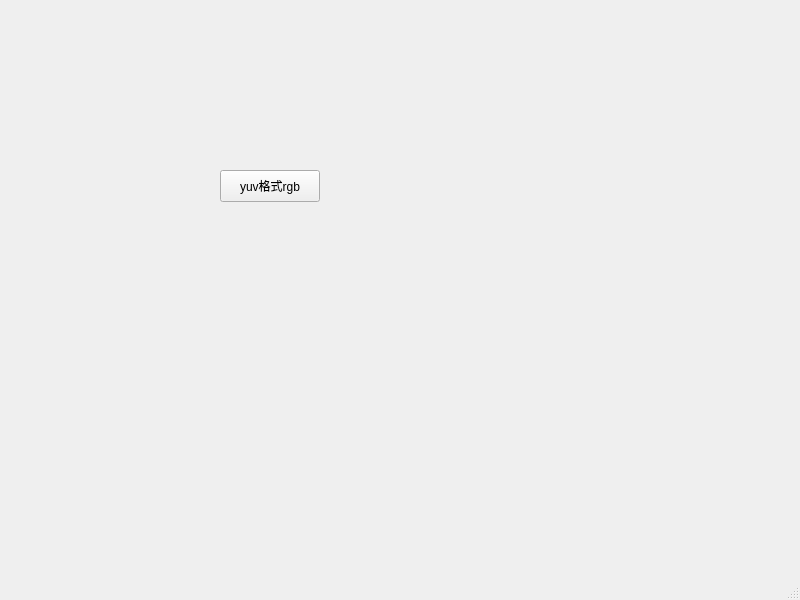
<?xml version="1.0" encoding="UTF-8"?>
<ui version="4.0">
 <class>MainWindow</class>
 <widget class="QMainWindow" name="MainWindow">
  <property name="geometry">
   <rect>
    <x>0</x>
    <y>0</y>
    <width>800</width>
    <height>600</height>
   </rect>
  </property>
  <property name="windowTitle">
   <string>MainWindow</string>
  </property>
  <widget class="QWidget" name="centralwidget">
   <widget class="QPushButton" name="resampleButton">
    <property name="geometry">
     <rect>
      <x>220</x>
      <y>170</y>
      <width>100</width>
      <height>32</height>
     </rect>
    </property>
    <property name="text">
     <string>yuv格式rgb</string>
    </property>
   </widget>
  </widget>
  <widget class="QMenuBar" name="menubar">
   <property name="geometry">
    <rect>
     <x>0</x>
     <y>0</y>
     <width>800</width>
     <height>24</height>
    </rect>
   </property>
  </widget>
  <widget class="QStatusBar" name="statusbar"/>
 </widget>
 <resources/>
 <connections/>
</ui>
